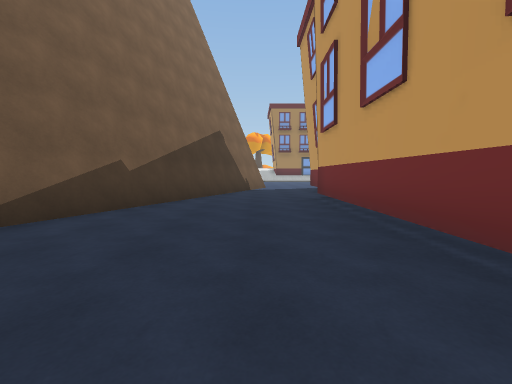
[1] (above)

14 first-person views from a walk through a 3-D level made in the Unity game engine. The camera is 1.3 m above the floor, tilts 4° down and sees 90° across. The floor is counted in squares, 2 m on a side. Each view is taken from the middle of a square. On the plan, view 1 faces up. The plan holds only what a view shows up to about 9 squares ahead; the rest is blank. The place goes on beyond the plan. Some surface patterns are stand-ins.

[2]
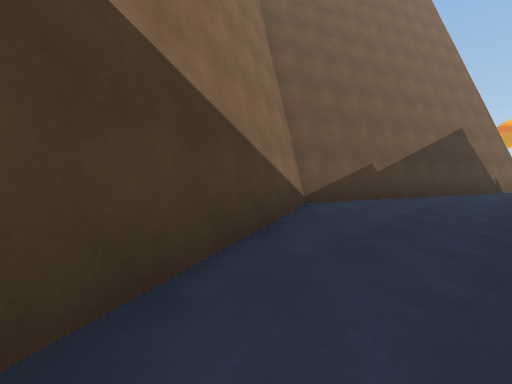

[3]
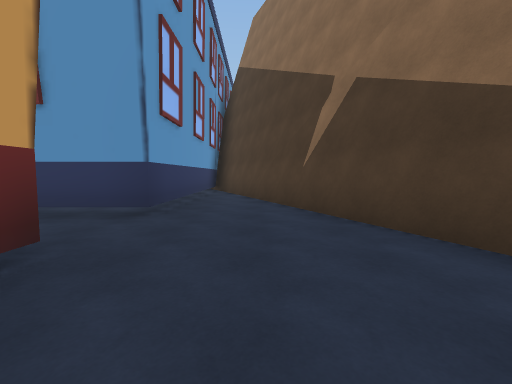

[4]
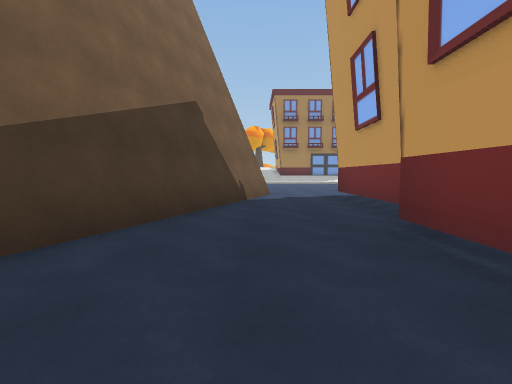

[5]
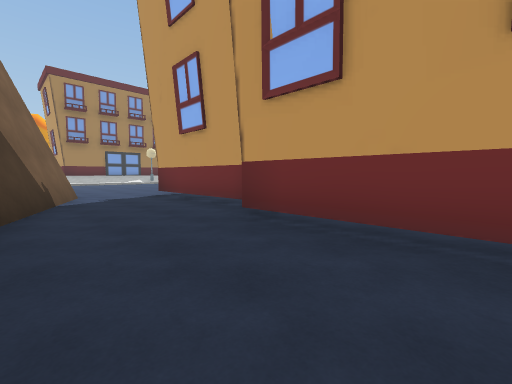

[6]
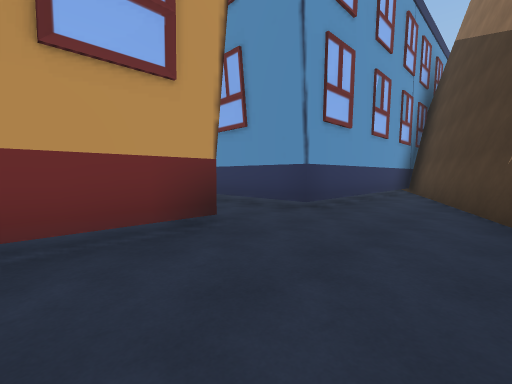

[7]
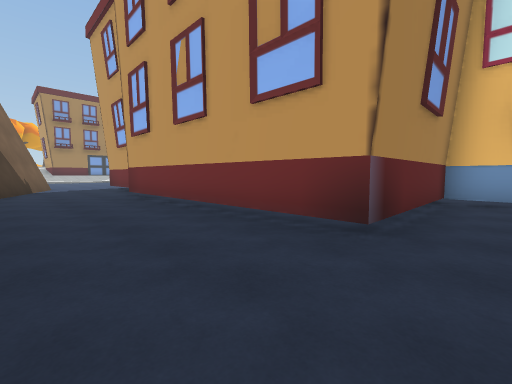

[8]
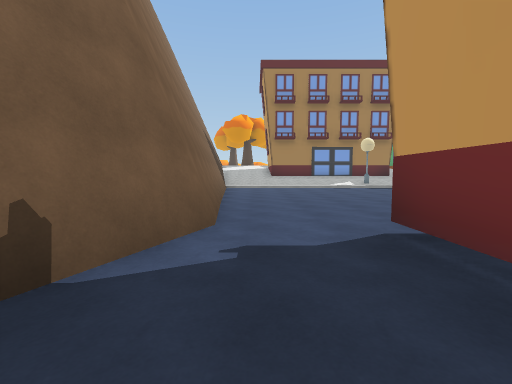

[9]
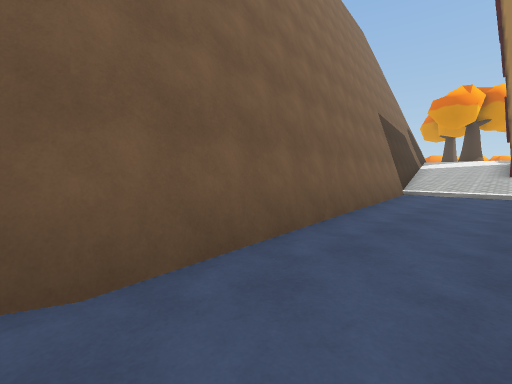

[10]
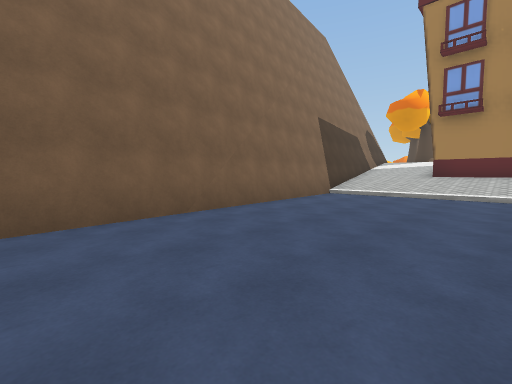

[11]
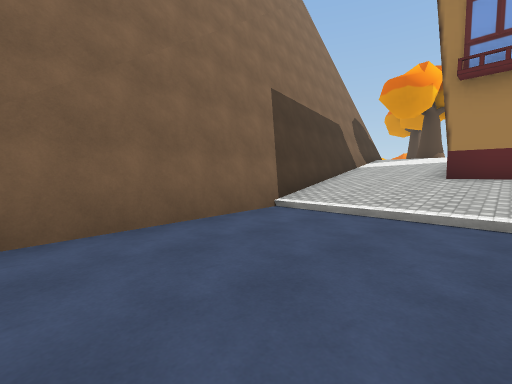

[12]
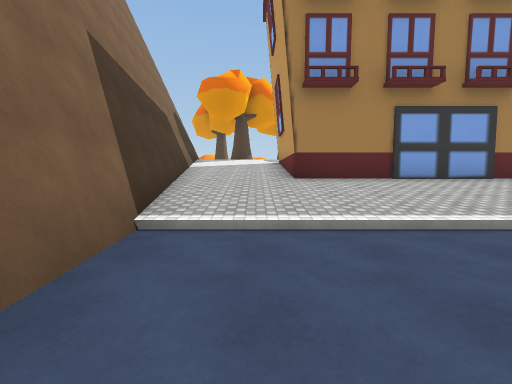

[13]
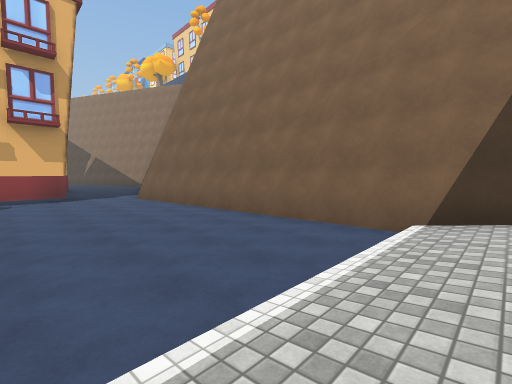

[14]
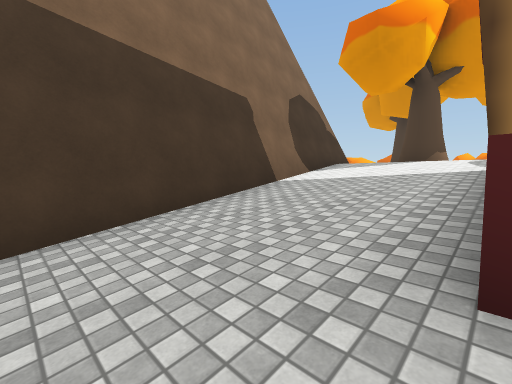

### Floor plan
Key: @ floor where view 1 was taken; # wall or solid block; . floor; / step, stairs or slope; v drop or lower ground; T tree; O other object.
Columns run from 5 left of view 1 to 4 right of it. Each row starts with its distance up from view 1.
 36     O  OO
 35    OO
 34
 33
 32
 31    # TT
 30    #////
 29  v #////
 28  v #///
 27  v #///#
 26    #///#
 25    ##//#
 24   v #//###
 23   v #/////
 22   v #/////
 21   v #/////
 20   v #.....
 19   v #.....
 18   v ##....
 17     ##....
 16   v  #....
 15   v  #....
 14      #....
 13      #....
 12      #..##
 11     ##..#
 10     #...#
  9  v ##...#
  8  v #....#
  7 v  #...##
  6 v ##...#
  5 v #....#
  4  ##....#
  3  #.....#
  2  ##....#
  1   #....#
  0   ##.@.###
 -1    #......
 -2    ##..###
 -3     #..#
 -4     #..#
 -5     ##.#
 -6      #.#
 -7      ###
 -8       #

Positions as (right, up) in squares from view 1, and headings:
1: (0, 0), facing up
2: (0, -2), facing up-left
3: (0, 2), facing down
4: (0, 4), facing up
5: (-1, 4), facing up-right
6: (-1, 2), facing down-right
7: (-1, -1), facing up-right
8: (1, 9), facing up
9: (2, 12), facing up-left
10: (4, 13), facing up-left
11: (3, 17), facing up-left
12: (1, 18), facing up
13: (4, 22), facing down-left
14: (2, 23), facing up-left
